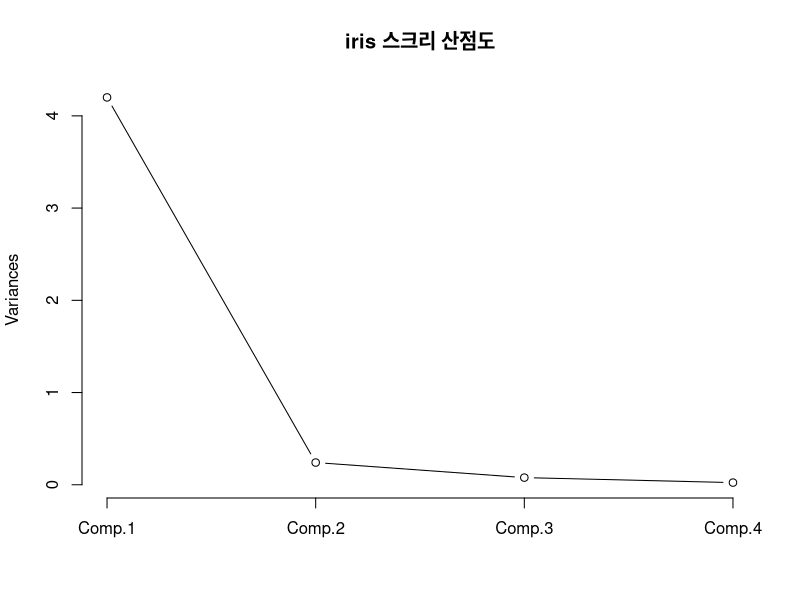
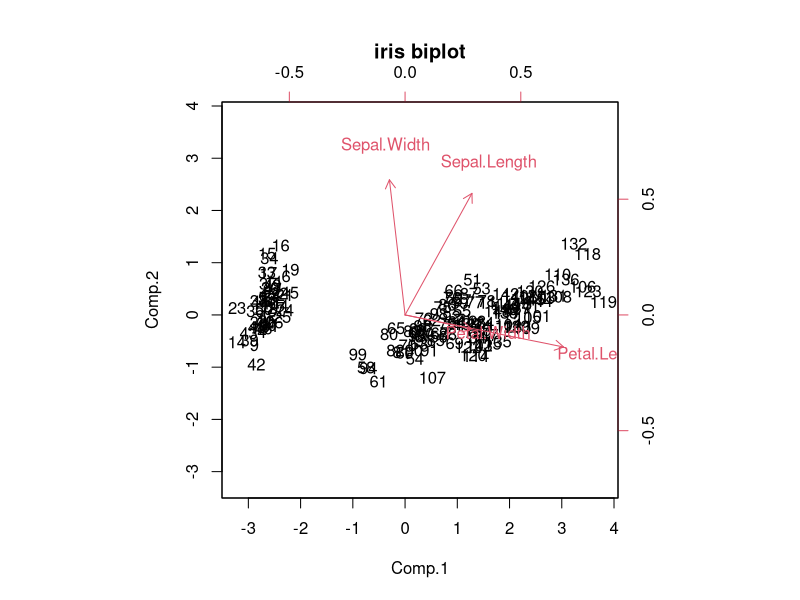

R code for these plots, in order:
iris_pca = princomp(iris[,-5],
                    cor=FALSE,
                    scroes = TRUE)

iris_pca

summary(iris_pca)




plot(iris_pca, type="l", main="iris 스크리 산점도")




iris_pca$loadings
iris_pca$scores

biplot(iris_pca, scale = 0, main = "iris biplot")
